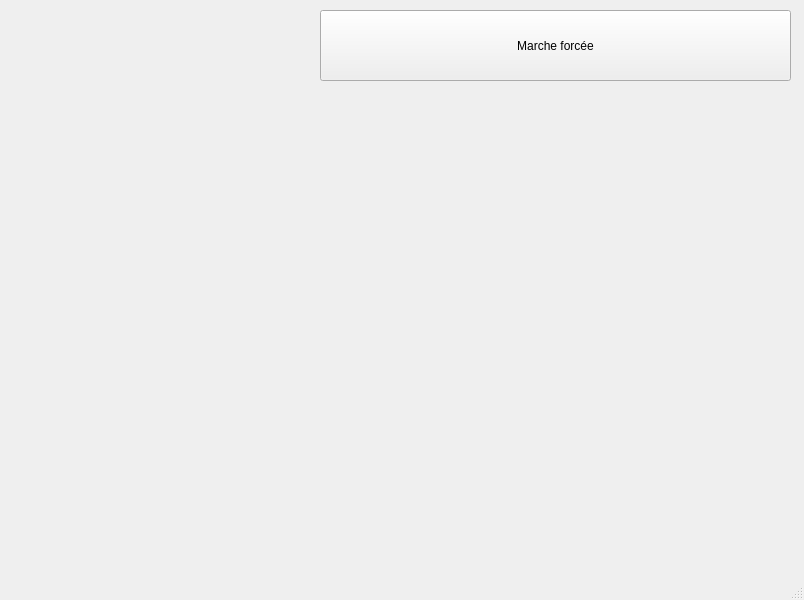
<?xml version="1.0" encoding="UTF-8"?>
<ui version="4.0">
 <class>MainWindow</class>
 <widget class="QMainWindow" name="MainWindow">
  <property name="geometry">
   <rect>
    <x>0</x>
    <y>0</y>
    <width>804</width>
    <height>600</height>
   </rect>
  </property>
  <property name="windowTitle">
   <string>MainWindow</string>
  </property>
  <widget class="QWidget" name="centralwidget">
   <widget class="QWidget" name="horizontalLayoutWidget">
    <property name="geometry">
     <rect>
      <x>0</x>
      <y>0</y>
      <width>305</width>
      <height>541</height>
     </rect>
    </property>
    <layout class="QHBoxLayout" name="horizontalLayout"/>
   </widget>
   <widget class="QPushButton" name="forceButton">
    <property name="geometry">
     <rect>
      <x>320</x>
      <y>10</y>
      <width>471</width>
      <height>71</height>
     </rect>
    </property>
    <property name="text">
     <string>Marche forcée</string>
    </property>
   </widget>
  </widget>
  <widget class="QMenuBar" name="menubar">
   <property name="geometry">
    <rect>
     <x>0</x>
     <y>0</y>
     <width>804</width>
     <height>32</height>
    </rect>
   </property>
  </widget>
  <widget class="QStatusBar" name="statusbar"/>
 </widget>
 <resources/>
 <connections/>
</ui>
